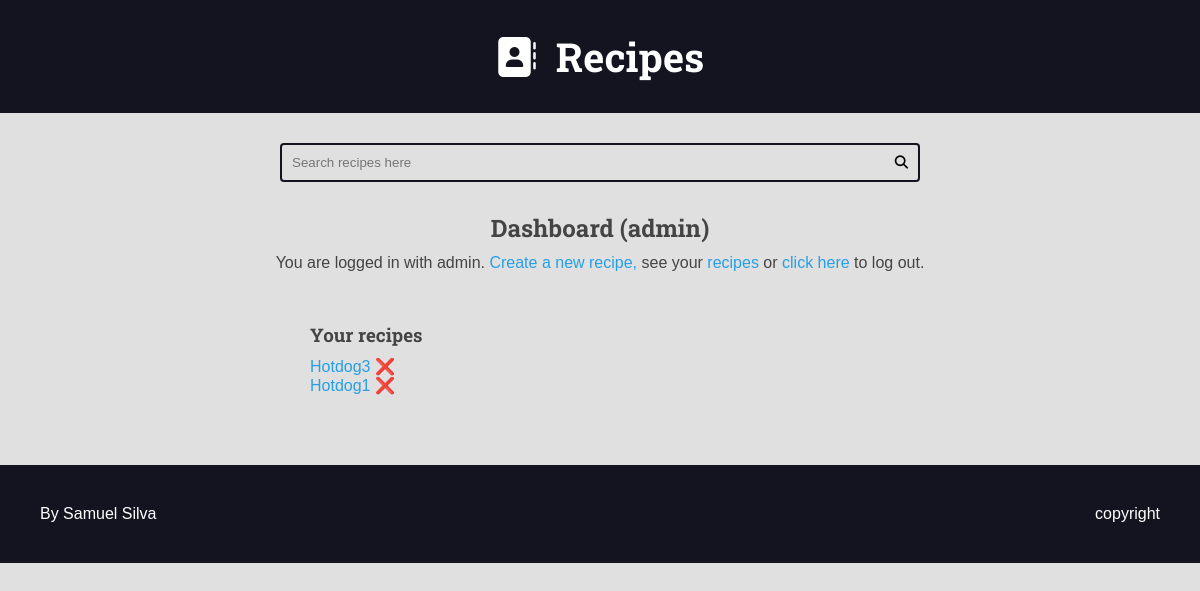
The app's page /authors/dashboard/ (signed in), older data.
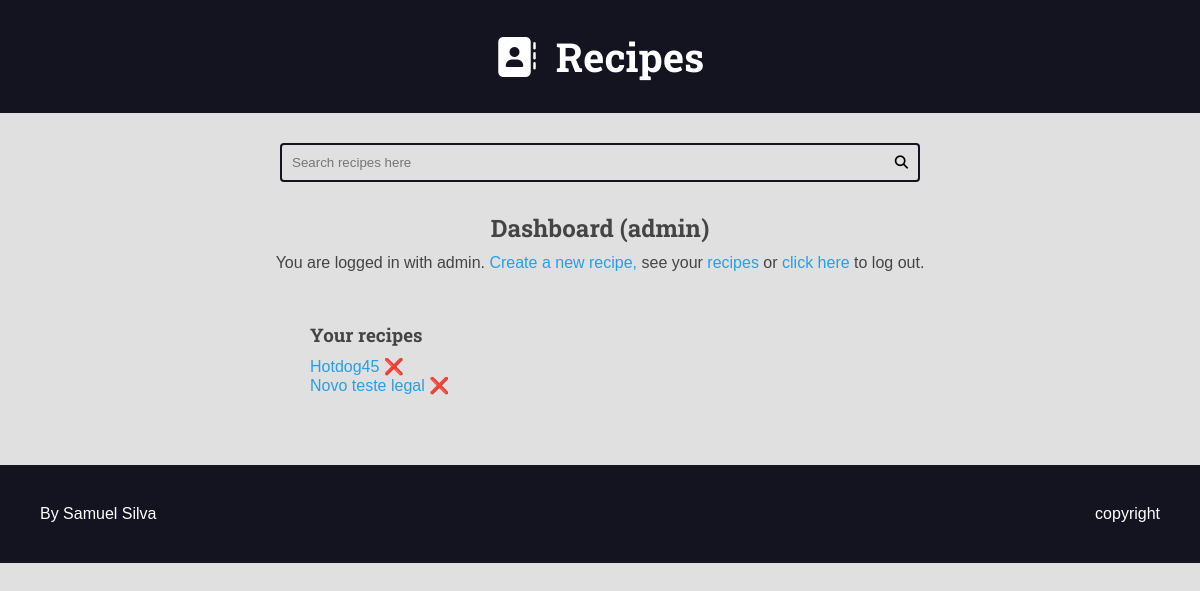
The same page, newer data.
### recipes/models.py (models this page shows, shortened)
class Recipe(models.Model):
    title = models.CharField(max_length=65)
    description = models.CharField(max_length=165)
    slug = models.SlugField(unique=True)
    preparation_time = models.IntegerField()
    preparation_time_unit = models.CharField(max_length=65)
    servings = models.IntegerField()
    servings_unit = models.CharField(max_length=65)
    preparation_steps = models.TextField()
    preparation_steps_is_html = models.BooleanField(default=False)
    created_at = models.DateTimeField(auto_now_add=True)
    updated_at = models.DateTimeField(auto_now=True)
    is_published = models.BooleanField(default=False)
    cover = models.ImageField(upload_to='recipes/covers/%Y/%m/%d/')
    category = models.ForeignKey(Category, on_delete=models.SET_NULL, null=True,
                                 blank=True, default=None)
    author = models.ForeignKey(User, on_delete=models.SET_NULL, null=True)
    tags = GenericRelation(Tag, related_query_name='recipes')

### authors/views/all.py (the view)
# urls.py: path('dashboard/', views.dashboard_view, name='dashboard'),
@login_required(login_url='authors:login', redirect_field_name='next')
def dashboard_view(request):
    recipes = Recipe.objects.filter(author=request.user, is_published=False)
    return render(request, 'authors/pages/dashboard.html',
                  context={'recipes': recipes})

### authors/templates/authors/pages/dashboard.html (shortened to what this page needs)
{% extends 'global/base.html' %}
{% block content %}
	<div class="main-content center container">
        <h2>Dashboard ({{ request.user.username }})</h2>
        {% include 'authors/partials/login_message.html' %}
        <div class="authors-dashboard-container">
            <h3>Your recipes</h3>
            <ul>
                {% for recipe in recipes %}
                	<li>
                        <a href="{% url 'authors:dashboard_recipe_edit' recipe.id %}">{{ recipe.title }}</a>
                        <form action="{% url 'authors:dashboard_recipe_delete' %}" class="inline-form form-delete" method="post">
                            <button class="plaintext-button" type="submit">❌</button>
                        </form>
                    </li>
                {% empty %}
                    <li>No recipes were found. Please create one</li>
                {% endfor %}
            </ul>
        </div>
    </div>
{% endblock %}

### base_templates/global/base.html (shortened to what this page needs)
{% load static %}
<!DOCTYPE html>
<html lang="{{ html_language }}">
    <head>
        {% include "global/partials/head.html" %}
    </head>
    <body>
        {% include "global/partials/header.html" %}
        {% include "global/partials/search.html" %}
        <main class="main-content-container">
            {% block content %}{% endblock content %}
        </main>
        {% include "global/partials/footer.html" %}
    </body>
</html>

### base_templates/global/partials/head.html (shortened to what this page needs)
{% load static %}
<link rel="stylesheet" href="https://cdnjs.cloudflare.com/ajax/libs/font-awesome/6.7.2/css/fontawesome.min.css"
integrity="sha512-v8QQ0YQ3H4K6Ic3PJkym91KoeNT5S3PnDKvqnwqFD1oiqIl653crGZplPdU5KKtHjO0QKcQ2aUlQZYjHczkmGw=="
crossorigin="anonymous" />
<link rel="stylesheet" href="https://cdnjs.cloudflare.com/ajax/libs/font-awesome/6.7.2/css/brands.min.css"
integrity="sha512-58P9Hy7II0YeXLv+iFiLCv1rtLW47xmiRpC1oFafeKNShp8V5bKV/ciVtYqbk2YfxXQMt58DjNfkXFOn62xE+g=="
crossorigin="anonymous" />
<link rel="stylesheet" href="https://cdnjs.cloudflare.com/ajax/libs/font-awesome/6.7.2/css/solid.min.css"
integrity="sha512-DzC7h7+bDlpXPDQsX/0fShhf1dLxXlHuhPBkBo/5wJWRoTU6YL7moeiNoej6q3wh5ti78C57Tu1JwTNlcgHSjg=="
crossorigin="anonymous" />
<link rel="stylesheet" href="{% static 'global/css/styles.css' %}">

### base_templates/global/partials/header.html
<header class="main-header-container">
    <div class="main-header container">
        <h1>
            <a class="main-logo" href="{% url "recipes:home" %}">
                <i class="fa-solid fa-address-book main-logo-icon"></i>
                <span class="main-logo-text">Recipes</span>
            </a>
        </h1>
    </div>
</header>

### base_templates/global/partials/search.html
<div class="container">
    <form action="{% url 'recipes:search' %}" method="GET" class="search-form">
        <label>
            <input type="search" class="search-input" name="q" value="{{ search_term }}" required
            placeholder="Search recipes here">
        </label>
        <button type="submit" class="search-button">
            <i class="fas fa-search"></i>
        </button>
    </form>
</div>

### authors/templates/authors/partials/login_message.html (shortened to what this page needs)
{% if request.user.is_authenticated %}
    <div class="login-message">
        <span>You are logged in with {{ request.user.username }}. </span>
        <a href="{% url 'authors:dashboard_recipe_new' %}">Create a new recipe,</a>
        <span> see your </span>
        <a href="{% url 'authors:dashboard' %}">recipes</a>
        <span> or</span>
        <form action="{% url 'authors:logout' %}" method="post" style="display: inline;">
            <button class="plaintext-button" type="submit">
                click here
            </button>
        </form>
        <span>to log out.</span>
    </div>
{% endif %}

### base_templates/global/partials/footer.html
<footer class="main-footer">
    <div class="developer">
        <a href="https://www.google.com.br">By Samuel Silva</a>
    </div>
    <div class="powered">
        <a href="https://www.youtube.com.br">copyright</a>
    </div>
</footer>

### base_static/global/css/styles.css (style rules this page uses)
:root { --color-primary: #269fe6; --color-primary-hover: #2086c2; --color-primary-dark: #13141f; --color-primary-dark-hover: #212336; --color-primary-light: #d4ecfa; --color-primary-light-hover: #bdd8e7; --color-white: #fff; --color-black: #000; --color-dark-text: #444; --color-info-light: #cce5ff; --color-debug-light: #cce5ff; --color-success-light: #d4edda; --color-alert-light: #fff3cd; --color-warning-light: #fff3cd; --color-error-light: #f8d7da; --color-info-dark: #4d86c4; --color-debug-dark: #4d86c4; --color-success-dark: #4a9c5d; --color-alert-dark: #927f40; --color-warning-dark: #927f40; --color-error-dark: #da525d; --color-gray-0: #f9f9f9; --color-gray-1: #e0e0e0; --color-gray-2: #c7c7c7; --color-gray-3: #aeaeae; --color-gray-4: #959595; --color-gray-5: #7d7d7d; --color-gray-6: #646464; --color-gray-7: #4b4b4b; --color-gray-8: #323232; --color-gray-9: #191919; --font-primary: sans-serif; --font-headings: 'Roboto Slab', serif; --spacing-gutter-medium: 3rem; --spacing-gutter-large: 4rem; }
* { padding: 0; margin: 0; box-sizing: border-box; }
html { font-size: 62.5%; }
body { font-size: 1.6rem; font-family: var(--font-primary); background: var(--color-gray-1); color: var(--color-dark-text); }
h1, h2, h3, h4, h5, h6 { font-family: var(--font-headings); }
a { color: var(--color-primary); text-decoration: none; }
.container { max-width: 144rem; margin: 0 auto; padding: var(--spacing-gutter-medium); }
.main-header-container { background: var(--color-primary-dark); }
.main-logo { font-size: 4rem; color: var(--color-white); text-decoration: none; display: flex; flex-flow: row nowrap; align-items: center; justify-content: center; width: fit-content; margin: 0 auto; }
.main-logo-icon { margin-right: 2rem; }
.search-form { border: 0.2rem solid var(--color-primary-dark); max-width: 64rem; margin: 0 auto; border-radius: 0.4rem; position: relative; transition: all 300ms ease-in-out; }
.search-input, .search-button { border: none; background: none; outline: none; padding: 1rem; transition: all 300ms ease-in-out; }
.search-input { width: 100%; padding-right: 3rem; }
.search-button { position: absolute; top: 0; right: 0; }
.main-content { padding-top: 0; }
.main-footer { display: flex; align-items: center; justify-content: space-between; background: var(--color-primary-dark); color: var(--color-white); padding: var(--spacing-gutter-large); }
.main-footer a { color: var(--color-white); text-decoration: none; transition: all 300ms ease-in-out; }
.inline-form { display: inline; }
.plaintext-button { display: inline; border: none; background: none; cursor: pointer; color: var(--color-primary); font-size: 1.6rem; }
.login-message { margin: 1rem 0; }
.authors-dashboard-container { max-width: 64rem; text-align: left; padding: var(--spacing-gutter-medium); margin: 0 auto; }
.authors-dashboard-container h3, .authors-dashboard-container p, .authors-dashboard-container ul { list-style-type: none; margin: 1rem 0; }
.center { text-align: center; }

Row changes from the older to the newer data that the page shows:
no longer on this page (row edited): Recipe: title "Hotdog1"
changed Recipe: title "Hotdog3" → "Hotdog45"
added Recipe: title "Novo teste legal"
